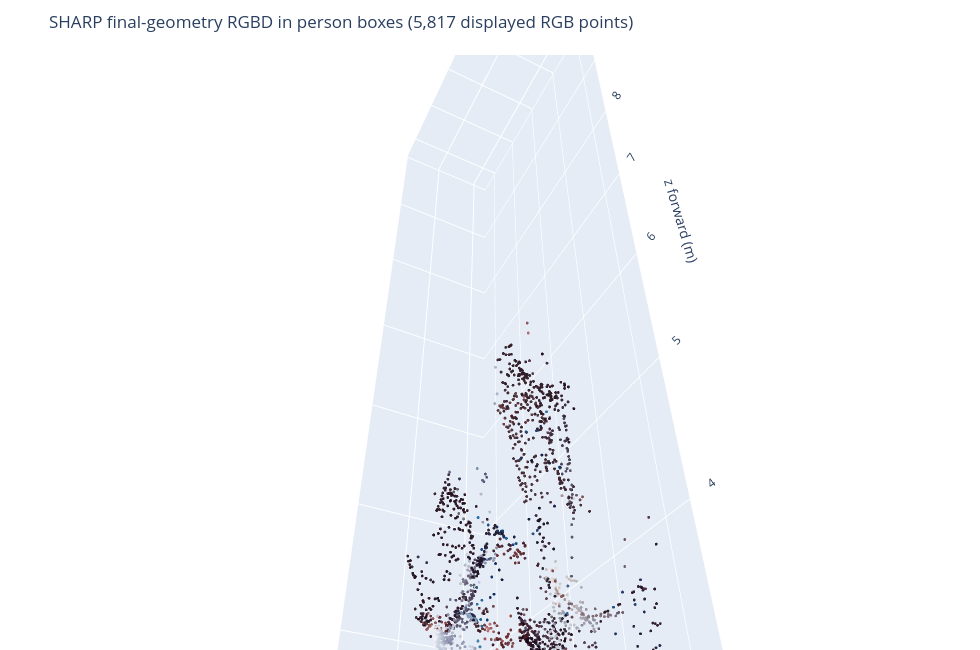

Source (notebook cell):
### Code cell
people_figure = point_cloud_figure(people_points, people_colors,
                                   "SHARP final-geometry RGBD in person boxes")
people_html = ASSETS / f"{IMAGE_ID}_sharp_refined_rgbd_people.html"
people_figure.write_html(people_html, include_plotlyjs=True)
display(people_figure)

### Figure 1 — Plotly figure (JSON) as saved in the notebook; plotly's stock layout.template omitted (floating-point values rounded to 4 significant figures; data arrays with more than 128 entries replaced by an {"elided": "..."} marker saying what was removed)
{"data": [{"hovertemplate": "x=%{x:.2f} m<br>y=%{y:.2f} m<br>z=%{z:.2f} m<extra></extra>", "marker": {"color": {"elided": "5817 str values"}, "opacity": 0.95, "size": 1.7}, "mode": "markers", "type": "scatter3d", "x": {"elided": "5817 float values"}, "y": {"elided": "5817 float values"}, "z": {"elided": "5817 float values"}}], "layout": {"height": 650, "margin": {"b": 0, "l": 0, "r": 0, "t": 55}, "scene": {"aspectmode": "data", "camera": {"eye": {"x": 1.3, "y": -0.65, "z": -1.35}}, "xaxis": {"title": {"text": "x right (m)"}}, "yaxis": {"title": {"text": "y down (m)"}}, "zaxis": {"title": {"text": "z forward (m)"}}}, "title": {"text": "SHARP final-geometry RGBD in person boxes (5,817 displayed RGB points)"}, "width": 980}}
